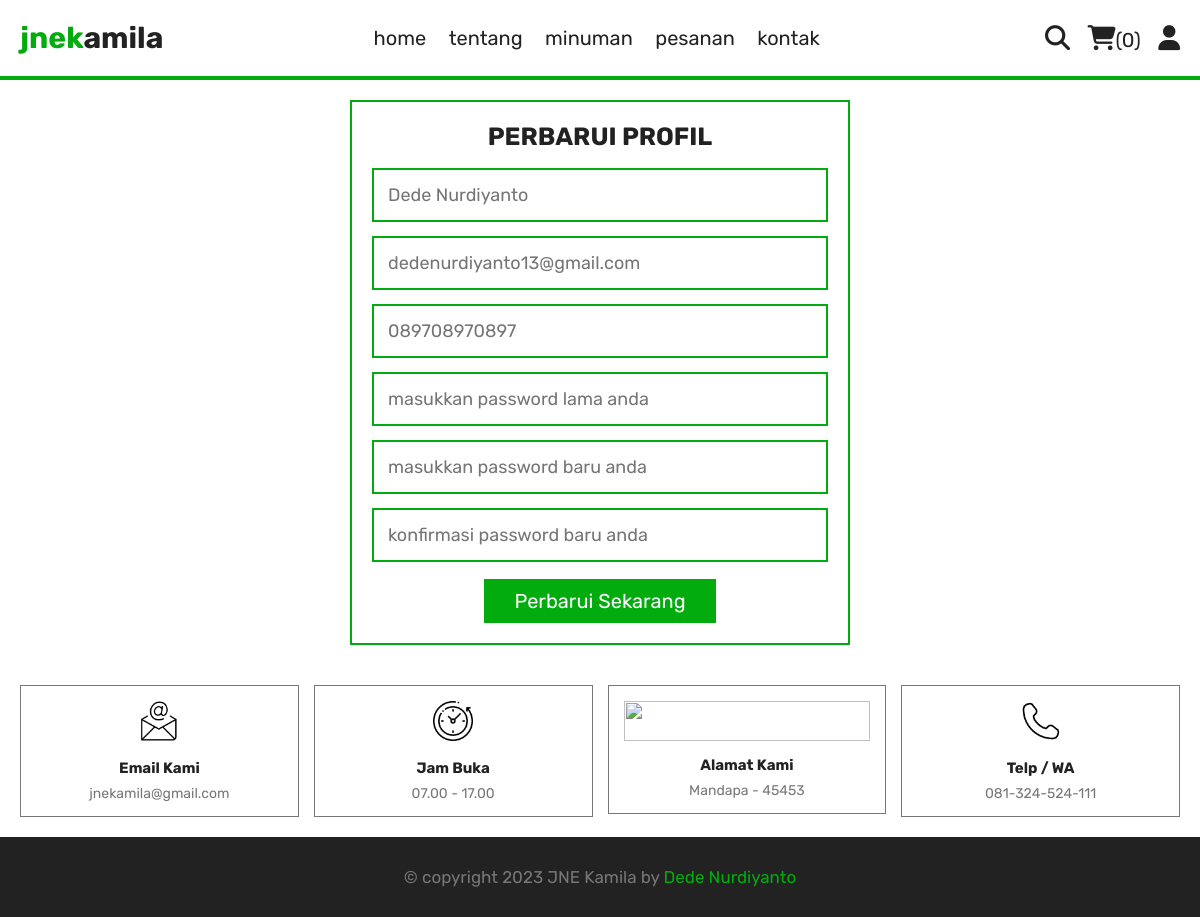
The app's page /update_profile.php (signed in) with its own data.
### tables this page shows
CREATE TABLE `users` (
  `id` int(100) NOT NULL,
  `name` varchar(20) NOT NULL,
  `email` varchar(50) NOT NULL,
  `number` varchar(13) NOT NULL,
  `password` varchar(50) NOT NULL,
  `address` varchar(500) NOT NULL
);

### update_profile.php (the view, shortened to what this page needs)
<?php
include 'components/connect.php';
?>
<!DOCTYPE html>
<html lang="en">
<head>
   <link rel="stylesheet" href="https://cdnjs.cloudflare.com/ajax/libs/font-awesome/6.1.1/css/all.min.css">
   <link rel="stylesheet" href="css/style.css">
</head>
<body>
<?php include 'components/user_header.php'; ?>
<section class="form-container update-form">
   <form action="" method="post">
      <h3>perbarui profil</h3>
      <input type="text" name="name" placeholder="<?= $fetch_profile['name']; ?>" class="box" maxlength="50">
      <input type="email" name="email" placeholder="<?= $fetch_profile['email']; ?>" class="box" maxlength="50" oninput="this.value = this.value.replace(/\s/g, '')">
      <input type="number" name="number" placeholder="<?= $fetch_profile['number']; ?>"" class="box" min="0" max="9999999999999" maxlength="13">
      <input type="password" name="old_pass" placeholder="masukkan password lama anda" class="box" maxlength="50" oninput="this.value = this.value.replace(/\s/g, '')">
      <input type="password" name="new_pass" placeholder="masukkan password baru anda" class="box" maxlength="50" oninput="this.value = this.value.replace(/\s/g, '')">
      <input type="password" name="confirm_pass" placeholder="konfirmasi password baru anda" class="box" maxlength="50" oninput="this.value = this.value.replace(/\s/g, '')">
      <input type="submit" value="perbarui sekarang" name="submit" class="btn">
   </form>
</section>
<?php include 'components/footer.php'; ?>
</body>
</html>

### css/style.css (style rules this page uses)
:root { --primary: #03AC0E; --secondary: #7ddc1f; --yellow: #fed330; --red: #FF0000; --white: #fff; --black: #222; --light-color: #777; --border: .2rem solid var(--primary); --border-header: .4rem solid var(--primary); --border-footer: .1rem solid var(--light-color); --border-edit: .2rem solid var(--yellow); --border-times: .2rem solid var(--red); }
* { font-family: 'Rubik', sans-serif; margin: 0; padding: 0; box-sizing: border-box; outline: none; border: none; text-decoration: none; }
html { font-size: 62.5%; overflow-x: hidden; scroll-behavior: smooth; stop-opacity: 7rem; }
section { margin: 0 auto; max-width: 1200px; padding: 2rem; }
.btn, .delete-btn, .edit-btn { margin-top: 1rem; display: inline-block; font-size: 2rem; padding: 1rem 3rem; cursor: pointer; text-transform: capitalize; transition: .2s linear; }
.btn { background-color: var(--primary); color: var(--white); }
.form-container form { border: var(--border); margin: 0 auto; max-width: 50rem; padding: 2rem; text-align: center; }
.form-container form h3 { font-size: 2.5rem; color: var(--black); text-transform: uppercase; margin-bottom: 1rem; }
.form-container form .box { margin: .7rem 0; width: 100%; border: var(--border); padding: 1.4rem; font-size: 1.8rem; color: var(--black); }

### records on screen
users: name "Dede Nurdiyanto", email "dedenurdiyanto13@gmail.com", number "089708970897"

### other values on screen
$total_cart_items "0"
